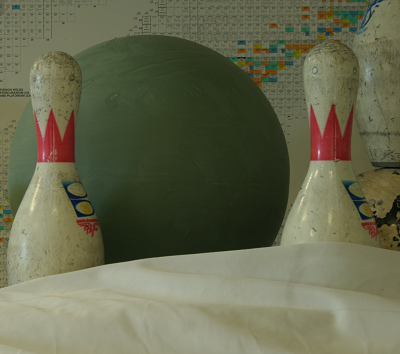
#> input picture stereo_match/a.png, 400 x 354 px
$ python ssd.py
#> lines starting #> are read from the running program, lines starting #| are printed output that depends on the picture
import numpy as np
from PIL import Image

def stereo_match(left_img, right_img, kernel, max_offset):
    # Load in both images, assumed to be RGBA 8bit per channel images
#> called with left_img = 'a.png', right_img = 'b.png', kernel = 6, max_offset = 30
    left_img = Image.open(left_img).convert('L')
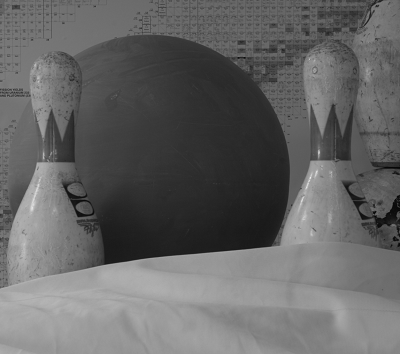
#> left_img: PIL image 400x354 L; min 6, max 240, mean 100.4
    left = np.asarray(left_img)
    right_img = Image.open(right_img).convert('L')
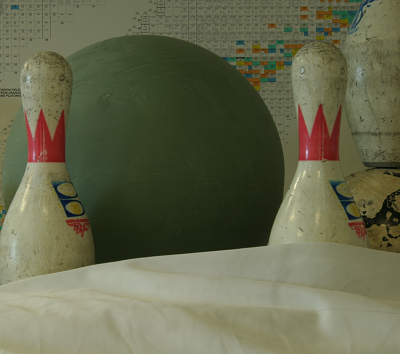
#> input picture stereo_match/b.png, 400 x 354 px
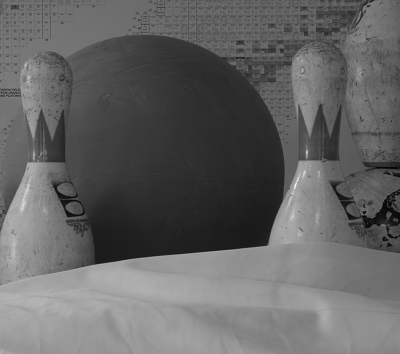
#> right_img: PIL image 400x354 L; min 5, max 244, mean 99.8
    right = np.asarray(right_img)
    w, h = left_img.size  # assume that both images are same size
#> w = 400; h = 354

    # Depth (or disparity) map
    depth = np.zeros((w, h), np.uint8)
    depth.shape = h, w

    kernel_half = int(kernel / 2)
    offset_adjust = 255 / max_offset  # this is used to map depth map output to 0-255 range

    for y in range(kernel_half, h - kernel_half):
        #print(".", end="", flush=True)  # let the user know that something is happening (slowly!)

        for x in range(kernel_half, w - kernel_half):
            best_offset = 0
            prev_ssd = 65534

            for offset in range(max_offset):
                ssd = 0
                ssd_temp = 0

                # v and u are the x,y of our local window search, used to ensure a good
                # match- going by the squared differences of two pixels alone is insufficient,
                # we want to go by the squared differences of the neighbouring pixels too
                for v in range(-kernel_half, kernel_half):
                    for u in range(-kernel_half, kernel_half):
                        # iteratively sum the sum of squared differences value for this block
                        # left[] and right[] are arrays of uint8, so converting them to int saves
                        # potential overflow, and executes a lot faster
                        ssd_temp = int(left[y+v, x+u]) - int(right[y+v, (x+u) - offset])
                        ssd += ssd_temp * ssd_temp

                # if this value is smaller than the previous ssd at this block
                # then it's theoretically a closer match. Store this value against
                # this block..
                if ssd < prev_ssd:
                    prev_ssd = ssd
                    best_offset = offset

            # set depth output for this x,y location to the best match
            depth[y, x] = best_offset * offset_adjust
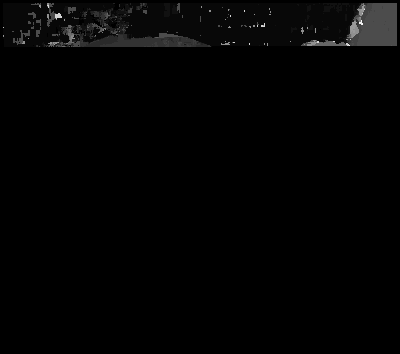
#> depth: shape (354, 400); min 0, max 246, mean 3.2

    # Convert to PIL and save it
    Image.fromarray(depth).save('depth.png')


#> (the run stopped early here; a loop or call above may not have finished)
